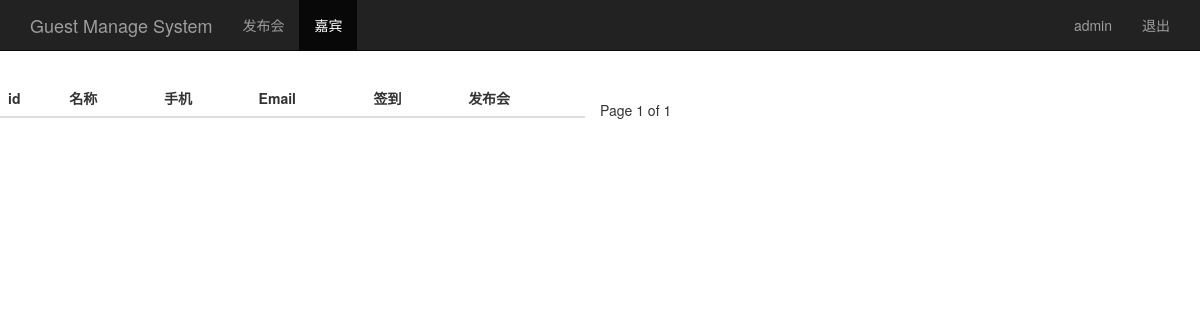
Page /guest_manage/ (signed in) on the earlier database version.
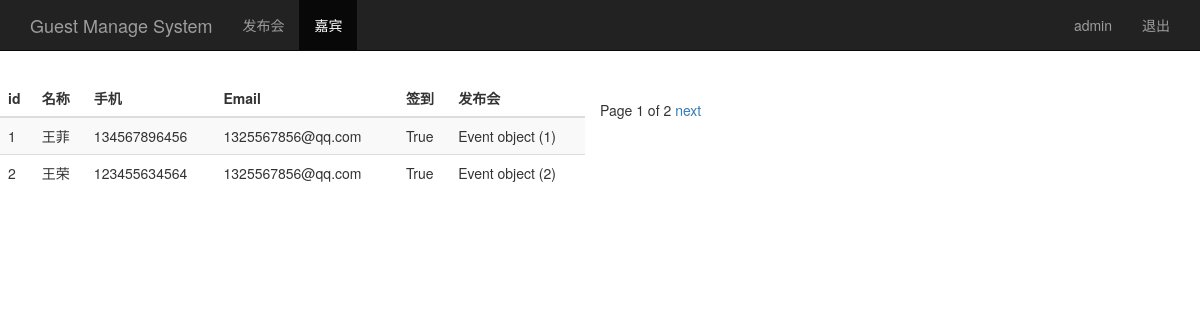
Same page on the later database version.
### sign/models.py (models this page shows)
class Guest(models.Model):
    event = models.ForeignKey(Event)
    realname = models.CharField(max_length=64)
    phone = models.CharField(max_length=16)
    email = models.EmailField()
    sign = models.BooleanField()
    create_time = models.DateTimeField(auto_now=True)

class Event(models.Model):
    name = models.CharField(max_length=100)
    limit = models.IntegerField()
    status = models.BooleanField()
    address = models.CharField(max_length=200)
    start_time = models.DateTimeField('events time')
    create_time = models.DateTimeField(auto_now=True)

### sign/views.py (the view)
# urls.py: url(r'^guest_manage/$', views.guest_manage),
@login_required
def guest_manage(request):
    username = request.session.get('user', '')
    guest_list = Guest.objects.all()
    paginator = Paginator(guest_list, 2)
    page = request.GET.get('page')
    try:
        contacts = paginator.page(page)
    except PageNotAnInteger:
         contacts = paginator.page(1)
    except EmptyPage:
         contacts = paginator.page(paginator.num_pages)
    return render(request, "guest_manage.html", {"user": username, "guests": contacts})

### sign/templates/guest_manage.html (shortened to what this page needs)
<!DOCTYPE html>
<html lang="en">
<head>
    {% load bootstrap3 %}
    {% bootstrap_css %}
</head>
<body>
    <nav class="navbar navbar-inverse navbar-fixed-top">
        <div class="container">
            <div class="navbar-header">
                <a class="navbar-brand" href="/event_manage/">Guest Manage System</a>
            </div>
            <div id="navbar" class="collapse navbar-collapse">
                <ul class="nav navbar-nav">
                    <li><a href="/login_action/">发布会</a></li>
                    <li class="active"><a href="#">嘉宾</a></li>
                </ul>
                <ul class="nav navbar-nav navbar-right">
                    <li><a href="#">{{user}}</a></li>
                    <li><a href="/logout/">退出</a></li>
                </ul>
            </div>
        </div>
    </nav>
    <div class="row" style="padding-top: 80px;">
        <div class="col-md-6">
            <table class="table table-striped">
                <thead>
                    <tr>
                        <th>id</th>
                        <th>名称</th>
                        <th>手机</th>
                        <th>Email</th>
                        <th>签到</th>
                        <th>发布会</th>
                    </tr>
                </thead>
                <tbody>
                    {% for guest in guests %}
                    <tr>
                        <td>{{ guest.id }}</td>
                        <td>{{ guest.realname }}</td>
                        <td>{{ guest.phone }}</td>
                        <td>{{ guest.email }}</td>
                        <td>{{ guest.sign }}</td>
                        <td>{{ guest.event }}</td>
                    </tr>
                    {% endfor %}
                </tbody>
            </table>
        </div>
        <div class="pagination">
            <span class="step-links">
            <span class="current">Page {{ guests.number }} of {{ guests.paginator.num_pages }}</span>
            {% if guests.has_next %}
            <a href="?page={{ guests.next_page_number }}">next</a>
            {% endif %}
            </span>
        </div>
    </div>
</body>
</html>

Differences in the rows shown:
added Guest: id "1", realname "王菲", phone "134567896456", email "1325567856@qq.com", sign "True", event "Event object (1)"
added Guest: id "2", realname "王荣", phone "123455634564", email "1325567856@qq.com", sign "True", event "Event object (2)"
Other differences:
{{ guests.paginator.num_pages }}: "1" → "2"
text now shown: "next"
